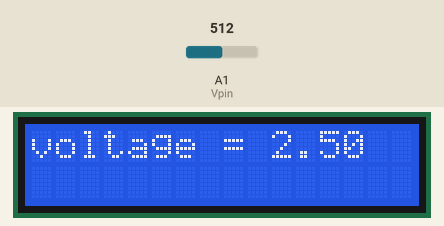
The sketch below on a simulated Arduino Uno, built with avr-gcc and run on an emulated ATmega328P. Parts: 16×2 character LCD. Inputs (shaded band) come from the test bench; at power-on: A1 (Vpin) = 512. What the sketch prints to the serial monitor is not drawn.

Above: at 1.2 s.
1.3 s: A1 (Vpin) set to 716
At 1.7 s:
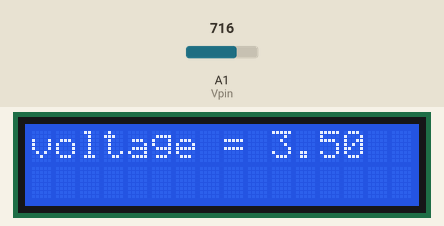
4.3 s: A1 (Vpin) set to 900
At 4.57 s:
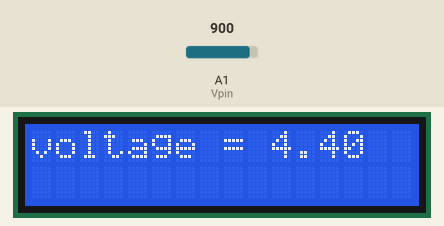
5.8 s: A1 (Vpin) set to 1023
At 6.21 s:
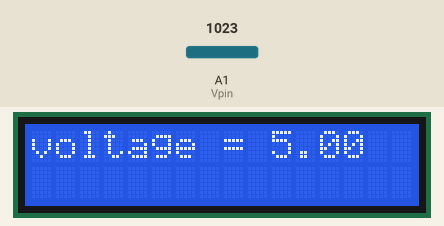
Timing chart, 0 to 8.8 s (numbered marks = the images above; inputs shaded):
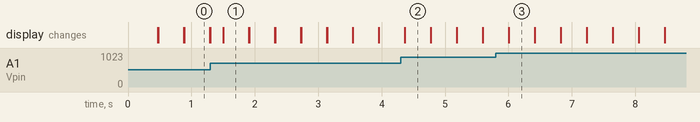

The sketch:

job02.ino
```cpp
#include <LiquidCrystal.h>
int Vpin=A1;
float voltage;
float volts;
LiquidCrystal lcd(11, 12, 2, 3, 4, 5);

void setup() {
  Serial.begin(9600);
  lcd.begin(16,2);
}
void loop() {
voltage = analogRead(Vpin);
  volts = voltage/1023*5.0;
  Serial.println(volts);
  lcd.print("voltage = ");
  lcd.print(volts);
  delay(200);
  lcd.clear();
}
```

Measured:
- after the input at 1.3 s, the display: changes after 0.20 s (image 1)
- after the input at 5.8 s, the display: first differs from a run without the input after 0.21 s (image 3)
- what the display in image 0 shows lasts 0.4 s, from 0.9 s to 1.3 s
